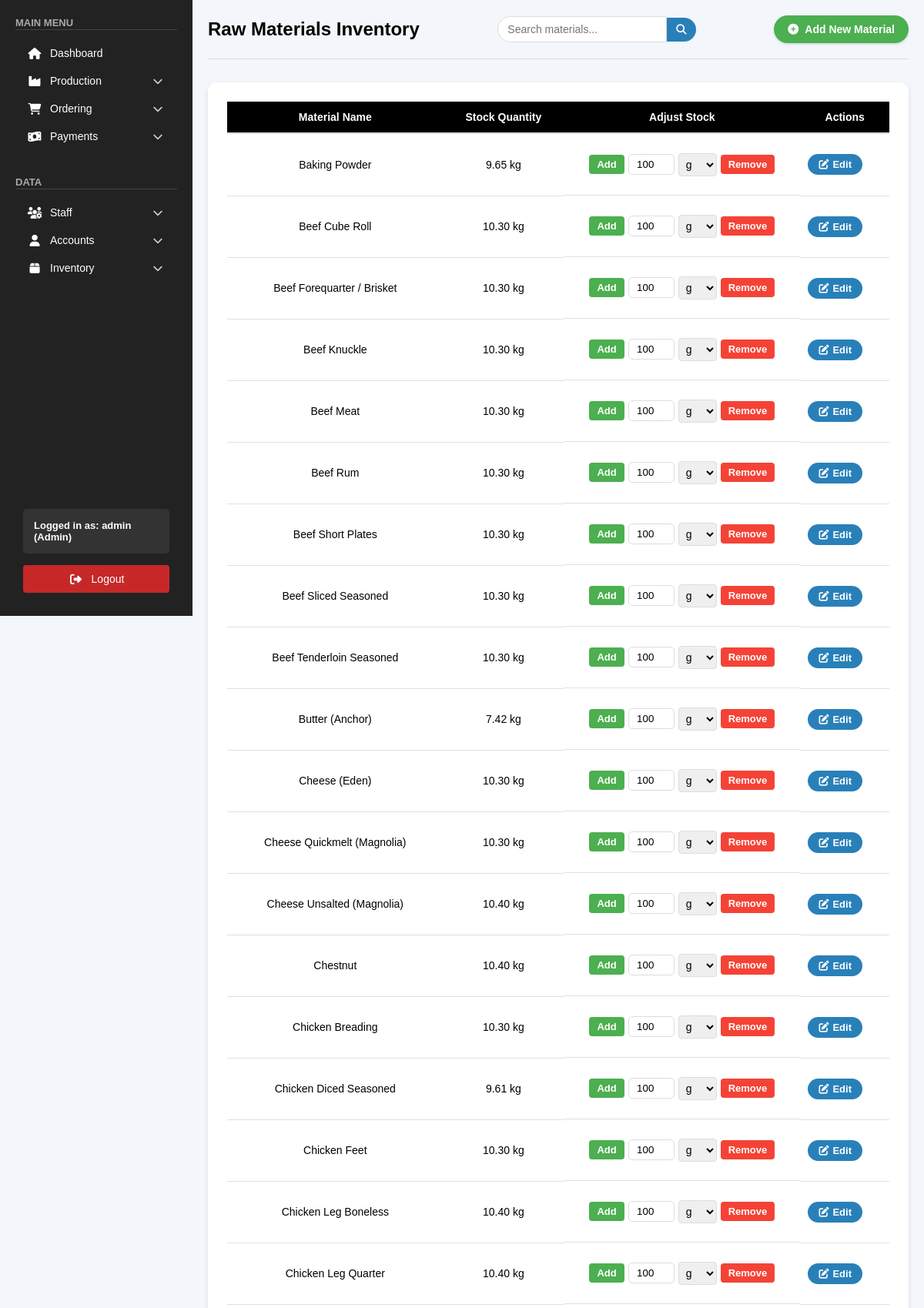
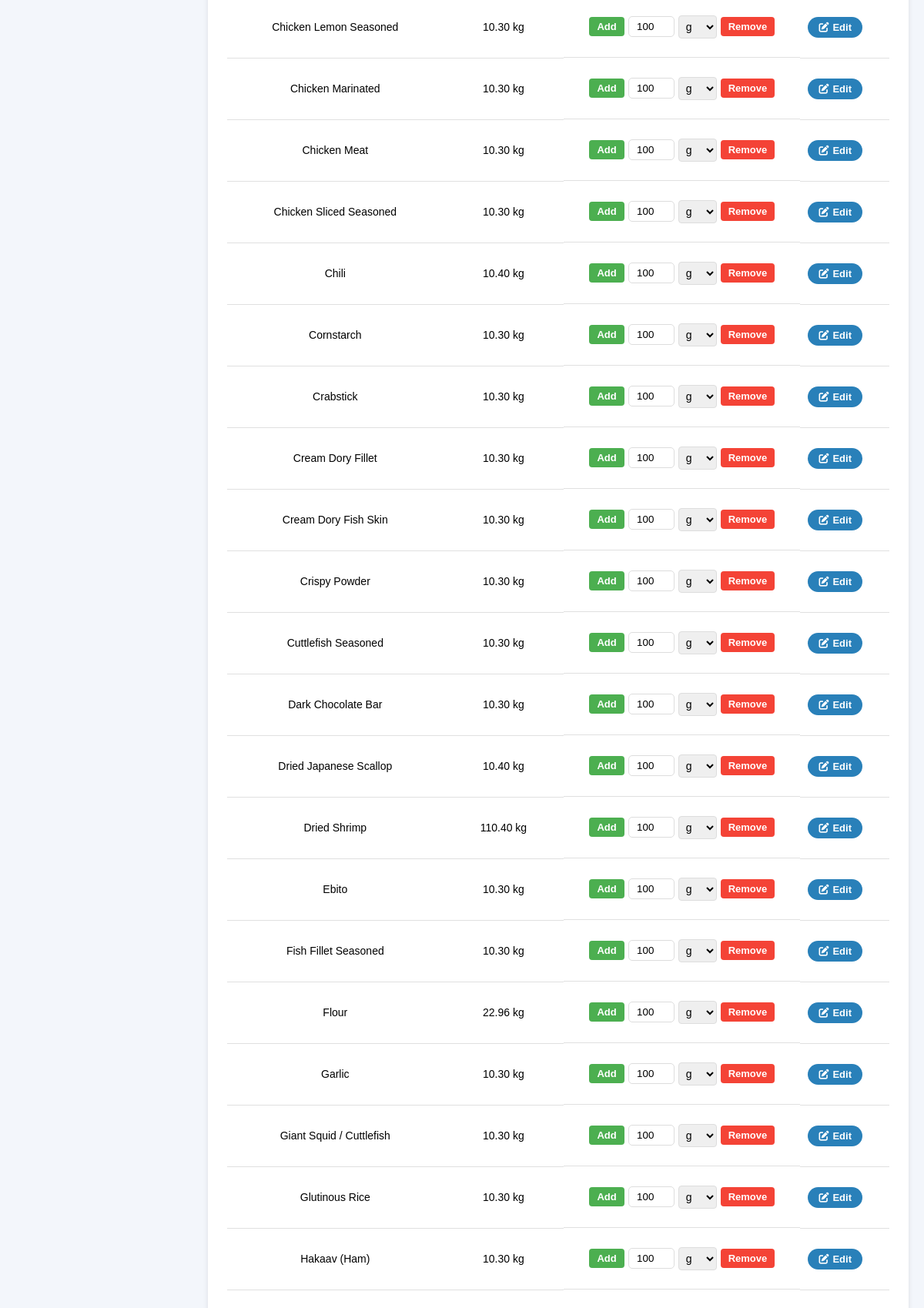
The page /public/pages/raw_materials.php (signed in, upper part) on the database its author committed (2 pictures, top to bottom).
### tables this page shows
CREATE TABLE `raw_materials` (
  `material_id` int(11) NOT NULL,
  `name` varchar(255) NOT NULL,
  `stock_quantity` decimal(10,2) NOT NULL DEFAULT 0.00 COMMENT 'Measured in grams',
  `created_at` timestamp NOT NULL DEFAULT current_timestamp(),
  `updated_at` timestamp NOT NULL DEFAULT current_timestamp() ON UPDATE current_timestamp()
);

### public/pages/raw_materials.php (the view, shortened to what this page needs)
<?php
include "../../backend/db_connection.php";
$sql = "SELECT material_id, name, stock_quantity FROM raw_materials ORDER BY name";
$result = $conn->query($sql);
?>
<!DOCTYPE html>
<html lang="en">
<head>
    <link rel="stylesheet" href="/css/inventory.css">
    <link rel="stylesheet" href="/css/sidebar.css">
    <link rel="stylesheet" href="https://cdnjs.cloudflare.com/ajax/libs/font-awesome/6.4.2/css/all.min.css">
    <link rel="stylesheet" href="https://cdnjs.cloudflare.com/ajax/libs/toastr.js/latest/toastr.min.css">
</head>
<body>
    <?php include '../sidebar.php'; ?>
    <div class="main-content">
        <div class="inventory-header">
            <h1>Raw Materials Inventory</h1>
            <div class="search-filter-container">
                <div class="search-container">
                    <input type="text" id="search-input" placeholder="Search materials..." onkeyup="searchMaterials()">
                    <button class="search-btn"><i class="fas fa-search"></i></button>
                </div>
            </div>
            <button onclick="openAddMaterialForm()" class="add-product-btn">
                <i class="fas fa-plus-circle"></i> Add New Material
            </button>
        </div>
        <div class="inventory-table-container">
            <table class="inventory-table">
                <thead>
                    <tr>
                        <th>Material Name</th>
                        <th>Stock Quantity</th>
                        <th>Adjust Stock</th>
                        <th>Actions</th>
                    </tr>
                </thead>
                <tbody id="materials-table">
                    <?php
                    if ($result->num_rows > 0) {
                        while ($row = $result->fetch_assoc()) {
                            echo "<tr data-material-id='{$row['material_id']}' data-name='{$row['name']}'>
                                    <td>{$row['name']}</td>
                                    <td id='stock-{$row['material_id']}'>" . formatWeight($row['stock_quantity']) . "</td>
                                    <td class='adjust-stock'>
                                        <button class='add-btn' onclick='updateStock({$row['material_id']}, \"add\")'>Add</button>
                                        <input type='number' id='adjust-{$row['material_id']}' min='0.001' step='0.001' value='100'>
                                        <select id='unit-{$row['material_id']}'>
                                            <option value='g'>g</option>
                                            <option value='kg'>kg</option>
                                        </select>
                                        <button class='remove-btn' onclick='updateStock({$row['material_id']}, \"remove\")'>Remove</button>
                                    </td>
                                    <td>
                                        <button class='edit-btn' onclick='editMaterial({$row['material_id']})'>
                                            <i class='fas fa-edit'></i> Edit
                                        </button>
                                    </td>
                                </tr>";
                        }
                    } else {
                        echo "<tr><td colspan='4'>No materials found</td></tr>";
                    }
                    function formatWeight($weightInGrams) {
                        if ($weightInGrams >= 1000) {
                            return number_format($weightInGrams / 1000, 2) . " kg";
                        } else {
                            return number_format($weightInGrams, 2) . " g";
                        }
                    }
                    ?>
                </tbody>
            </table>
        </div>
    </div>
</body>
</html>

### css/inventory.css (style rules this page uses)
body { font-family: Arial, sans-serif; background-color: #f3f6fb; margin: 0; box-sizing: border-box; }
.inventory-header { display: flex; justify-content: space-between; align-items: center; margin-bottom: 30px; padding-bottom: 20px; border-bottom: 1px solid #ddd; }
.inventory-header h1 { font-size: 24px; font-weight: bold; display: flex; align-items: center; gap: 12px; }
.search-filter-container { display: flex; gap: 15px; align-items: center; }
.search-container { display: flex; align-items: center; }
.search-container input { padding: 8px 12px; border-radius: 20px 0 0 20px; border: 1px solid #ddd; font-size: 14px; width: 220px; }
.search-container .search-btn { background-color: #2980b9; color: white; border: none; border-radius: 0 20px 20px 0; padding: 8px 12px; cursor: pointer; }
.add-product-btn { padding: 10px 18px; font-size: 14px; border: none; font-weight: bold; color: white; background-color: #4CAF50; border-radius: 20px; text-decoration: none; transition: 0.3s; display: flex; align-items: center; gap: 8px; box-shadow: 0px 2px 3px rgba(0, 0, 0, 0.1); cursor: pointer; }
.inventory-table-container { background-color: #ffffff; padding: 25px; border-radius: 12px; box-shadow: 0px 3px 6px rgba(0, 0, 0, 0.1); }
.inventory-table { width: 100%; border-collapse: collapse; font-size: 14px; }
.inventory-table th { background-color: black; color: white; font-weight: bold; padding: 12px; text-align: center; border-bottom: 2px solid #ddd; }
.inventory-table td { padding: 10px; text-align: center; border-bottom: 1px solid #e0e0e0; height: 100%; }
.inventory-table td.adjust-stock { height: 100%; padding: 0; }
.add-btn, .remove-btn, .edit-btn { padding: 6px 14px; font-size: 13px; font-weight: 600; border-radius: 20px; text-decoration: none; transition: background-color 0.3s; display: flex; align-items: center; gap: 5px; border: none; cursor: pointer; }
.add-btn { background-color: #4CAF50; color: white; }
.remove-btn { background-color: #f44336; color: white; }
.edit-btn { background-color: #2980b9; color: white; }
.adjust-stock { display: flex; align-items: center; justify-content: center; gap: 5px; height: 100%; min-height: 80px; padding: 10px; }
.adjust-stock input { width: 50px; padding: 5px; border-radius: 5px; border: 1px solid #ddd; text-align: center; }

### css/sidebar.css (style rules this page uses)
* { margin: 0; padding: 0; box-sizing: border-box; font-family: Arial, sans-serif; text-decoration: none; }
.main-content { margin-left: 250px; padding: 20px; width: calc(100% - 250px); box-sizing: border-box; overflow-x: auto; }

### public/pages/raw_materials.php (style rules this page uses)
.adjust-stock { display: flex; align-items: center; justify-content: center; gap: 5px; }
.adjust-stock input { width: 60px; text-align: center; margin-bottom: 0; }
.adjust-stock select { width: 50px; padding: 5px; border: 1px solid #ddd; border-radius: 4px; font-size: 14px; }
.add-btn, .remove-btn { padding: 5px 10px; border: none; border-radius: 4px; cursor: pointer; }
.add-btn { background-color: #4CAF50; color: white; }
.remove-btn { background-color: #f44336; color: white; }

### rows shown on the page
raw_materials: name "Baking Powder", stock_quantity "9.65 kg", material_id "g"
raw_materials: name "Beef Cube Roll", stock_quantity "10.30 kg", material_id "g"
raw_materials: name "Beef Forequarter / Brisket", stock_quantity "10.30 kg", material_id "g"
raw_materials: name "Beef Knuckle", stock_quantity "10.30 kg", material_id "g"
raw_materials: name "Beef Meat", stock_quantity "10.30 kg", material_id "g"
raw_materials: name "Beef Rum", stock_quantity "10.30 kg", material_id "g"
raw_materials: name "Beef Short Plates", stock_quantity "10.30 kg", material_id "g"
raw_materials: name "Beef Sliced Seasoned", stock_quantity "10.30 kg", material_id "g"
raw_materials: name "Beef Tenderloin Seasoned", stock_quantity "10.30 kg", material_id "g"
raw_materials: name "Butter (Anchor)", stock_quantity "7.42 kg", material_id "g"
raw_materials: name "Cheese (Eden)", stock_quantity "10.30 kg", material_id "g"
raw_materials: name "Cheese Quickmelt (Magnolia)", stock_quantity "10.30 kg", material_id "g"
raw_materials: name "Cheese Unsalted (Magnolia)", stock_quantity "10.40 kg", material_id "g"
raw_materials: name "Chestnut", stock_quantity "10.40 kg", material_id "g"
raw_materials: name "Chicken Breading", stock_quantity "10.30 kg", material_id "g"
raw_materials: name "Chicken Diced Seasoned", stock_quantity "9.61 kg", material_id "g"
raw_materials: name "Chicken Feet", stock_quantity "10.30 kg", material_id "g"
raw_materials: name "Chicken Leg Boneless", stock_quantity "10.40 kg", material_id "g"
raw_materials: name "Chicken Leg Quarter", stock_quantity "10.40 kg", material_id "g"
raw_materials: name "Chicken Lemon Seasoned", stock_quantity "10.30 kg", material_id "g"
raw_materials: name "Chicken Marinated", stock_quantity "10.30 kg", material_id "g"
raw_materials: name "Chicken Meat", stock_quantity "10.30 kg", material_id "100", material_id "g"
raw_materials: name "Chicken Sliced Seasoned", stock_quantity "10.30 kg", material_id "g"
raw_materials: name "Chili", stock_quantity "10.40 kg", material_id "g"
raw_materials: name "Cornstarch", stock_quantity "10.30 kg", material_id "g"
raw_materials: name "Crabstick", stock_quantity "10.30 kg", material_id "g"
raw_materials: name "Cream Dory Fillet", stock_quantity "10.30 kg", material_id "g"
raw_materials: name "Cream Dory Fish Skin", stock_quantity "10.30 kg", material_id "g"
raw_materials: name "Crispy Powder", stock_quantity "10.30 kg", material_id "g"
raw_materials: name "Cuttlefish Seasoned", stock_quantity "10.30 kg", material_id "g"
raw_materials: name "Dark Chocolate Bar", stock_quantity "10.30 kg", material_id "g"
raw_materials: name "Dried Japanese Scallop", stock_quantity "10.40 kg", material_id "g"
raw_materials: name "Dried Shrimp", stock_quantity "110.40 kg", material_id "g"
raw_materials: name "Ebito", stock_quantity "10.30 kg", material_id "g"
raw_materials: name "Fish Fillet Seasoned", stock_quantity "10.30 kg", material_id "g"
raw_materials: name "Flour", stock_quantity "22.96 kg", material_id "g"
raw_materials: name "Garlic", stock_quantity "10.30 kg", material_id "g"
raw_materials: name "Giant Squid / Cuttlefish", stock_quantity "10.30 kg", material_id "g"
raw_materials: name "Glutinous Rice", stock_quantity "10.30 kg", material_id "g"
raw_materials: name "Hakaav (Ham)", stock_quantity "10.30 kg", material_id "g"

### other values the page prints
$username "admin"
$role "Admin"
